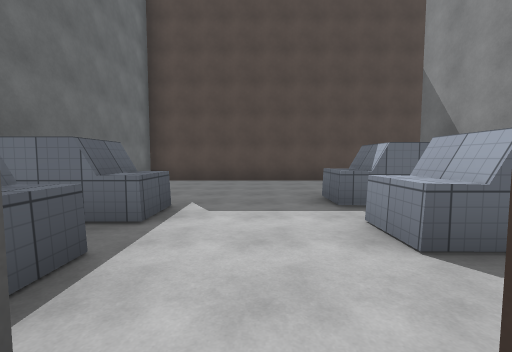
View 1 (above)

18 first-person views from a walk through a Unity game level. The camera is 1.5 m above the floor, tilts 4° down and sees 90° across. The floor is counted in squares, 2 m on a side. Each view is taken from the middle of a square. On the plan, view 1 faces up. The plan holds only what a view shows up to about 9 squares ahead; the rest is blank. The place goes on beyond the plan. The player character is not drawn. Surface patterns are stand-ins for the level's own textures.

View 2
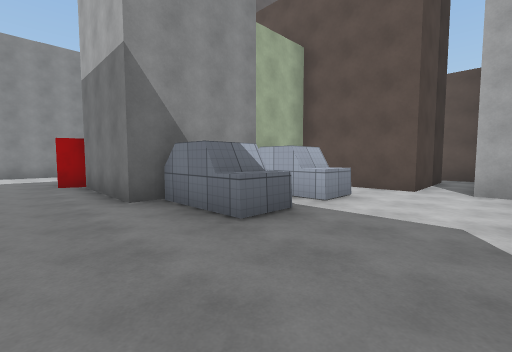

View 3
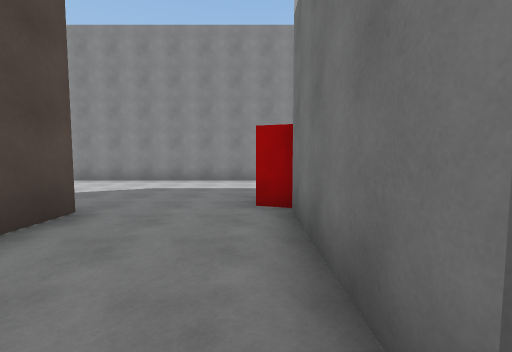

View 4
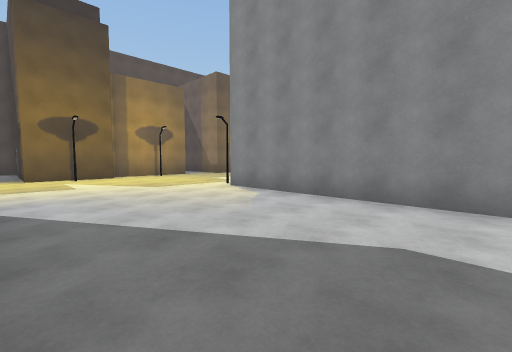

View 5
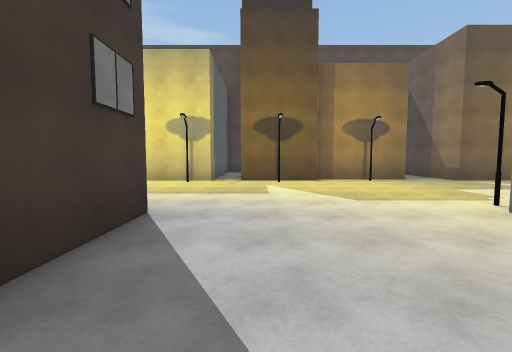

View 6
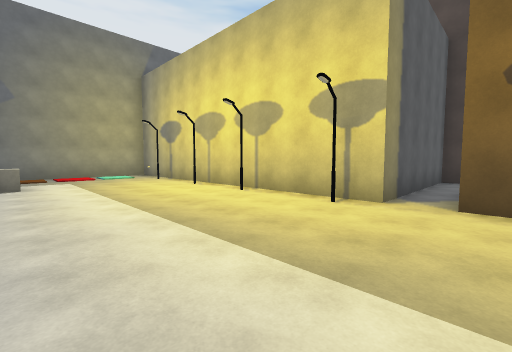

View 7
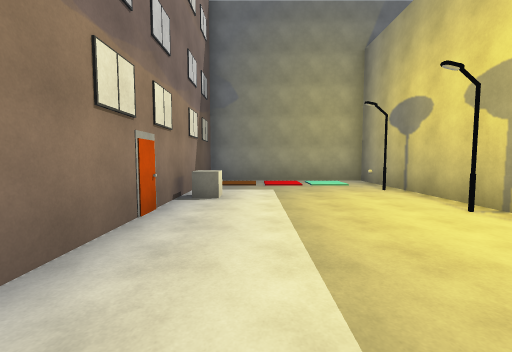

View 8
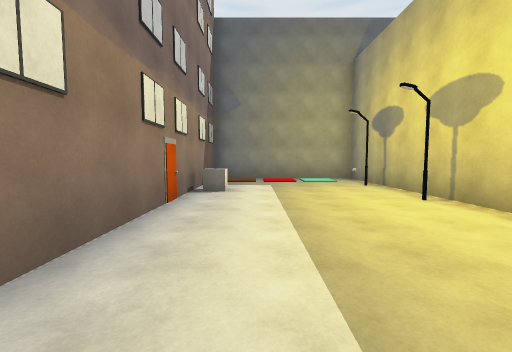

View 9
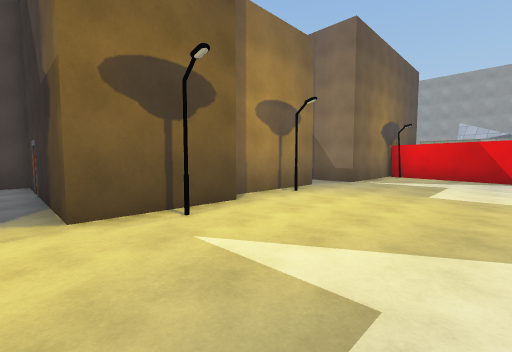

View 10
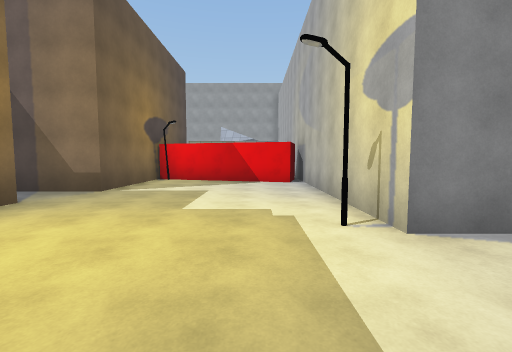

View 11
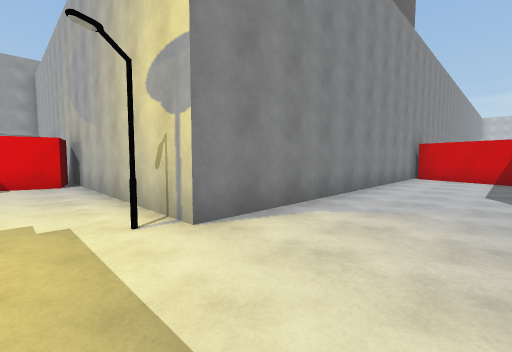

View 12
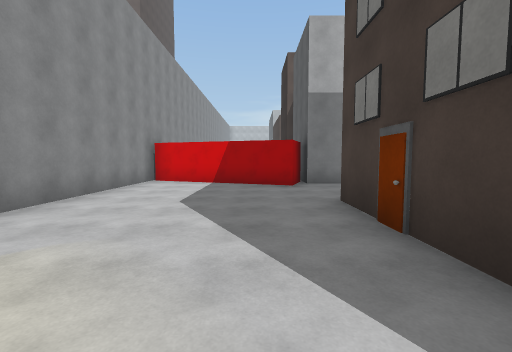

View 13
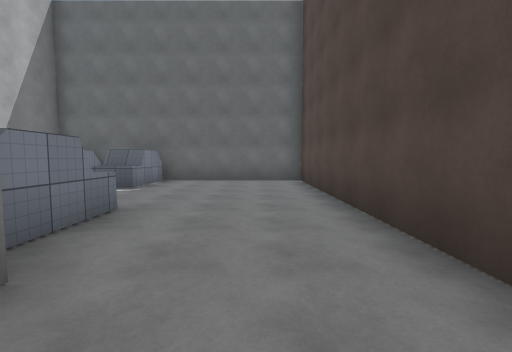

View 14
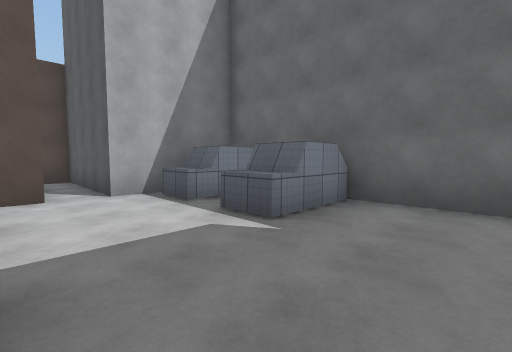

View 15
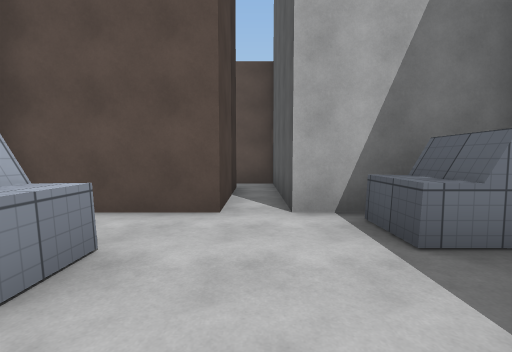

View 16
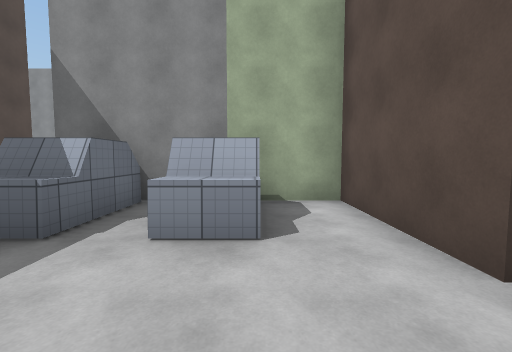

View 17
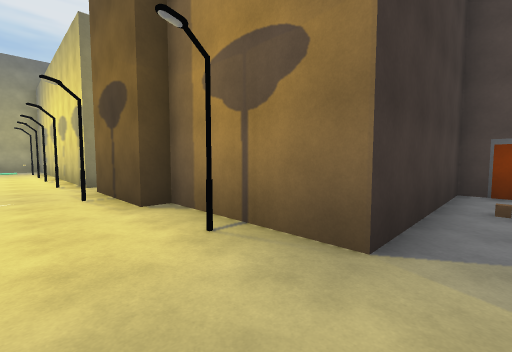

View 18
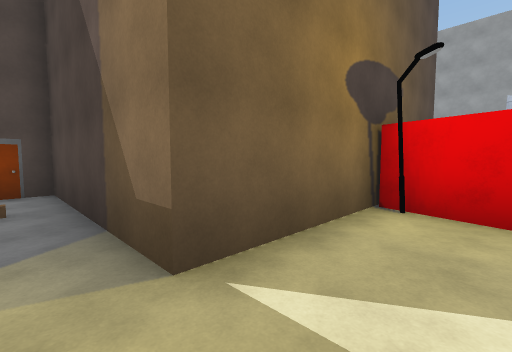

### Floor plan
Key: @ floor where view 1 was taken; # wall or solid block; . floor; P pole; C cube; O other object.
Columns run from 4 left of view 1 to 18 right of it. Each row starts with its distance up from view 1.
 24           ###    ###
 23           #.O    #.#
 22           #.O    #.#
 21           #.O    #.#
 20           #.O    #.#
 19 ###########.OOO#P#.####
 18 #..POP..P.P..P........P
 17 #.....................#
 16 #.....................#
 15 #....................##
 14 #...C...........P....##
 13  OOOOOOOO O.....#######
 12           O.....#
 11           O.....#
 10           O.....#
  9 #OOOOOOOOOO.....#
  8 #...............#
  7 #...............#
  6 #...............#
  5 #.....#########.#
  4 ###...#####   ###
  3  ##...###
  2   #...###
  1 ###.....#
  0   ##@####
 -1    #.#
 -2    #.#
 -3    #.
 -4    ###

Positions as (right, up) in squares from view 1, and headings:
1: (0, 0), facing up
2: (-1, 7), facing down-right
3: (3, 6), facing right
4: (7, 8), facing up-right
5: (8, 10), facing up
6: (8, 14), facing up-left
7: (5, 15), facing left
8: (6, 15), facing left
9: (7, 15), facing up-right
10: (9, 15), facing right
11: (9, 15), facing down-right
12: (8, 13), facing down
13: (5, 7), facing left
14: (1, 6), facing down-left
15: (0, 4), facing down
16: (-1, 2), facing right
17: (14, 17), facing up-left
18: (14, 17), facing up-right
